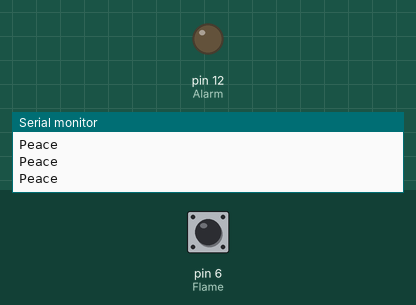
Simulated run of this sketch. Board: Arduino Uno, built with avr-gcc and run on an emulated ATmega328P. Parts: output pins drawn as LEDs (lit = HIGH), the last lines printed to the serial monitor. Dashed ring = blinking. The inputs (shaded band) are chosen by the test bench; at power-on: pin 6 (Flame) HIGH.

Above: at 1.2 s.
1.3 s: pin 6 (Flame) driven LOW
At 2.1 s:
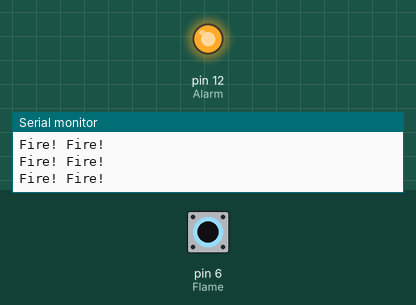
2.8 s: pin 6 (Flame) driven HIGH
At 3.1 s:
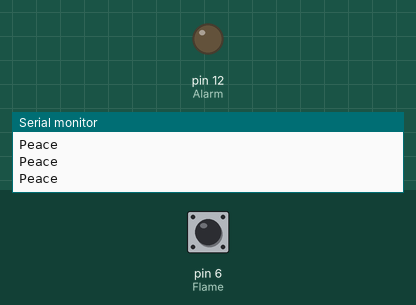
4.3 s: pin 6 (Flame) pulsed LOW 2 times (0.12 s each, 0.3 s apart)
At 4.66 s:
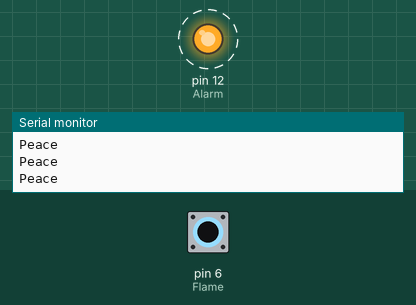
7.9 s: pin 6 (Flame) pulsed LOW 5 times (0.12 s each, 0.3 s apart)
At 9.7 s:
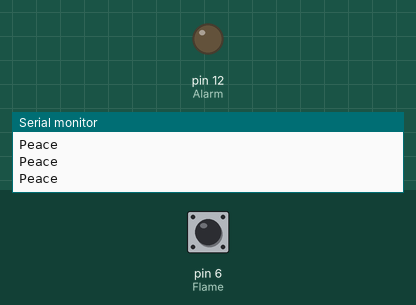
Timing chart, 0 to 11.2 s (numbered marks = the images above; inputs shaded):
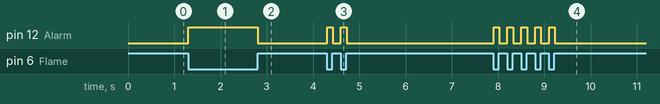

Measured:
- after the input at 1.3 s, pin 12 (Alarm): LOW → HIGH at once
- after the input at 2.8 s, pin 12 (Alarm): HIGH → LOW at once
- after the input at 4.3 s, pin 12 (Alarm): alternates HIGH for 0.12 s and LOW for 0.17 s, 4 changes in all, then stays LOW, starting at once
- after the input at 7.9 s, pin 12 (Alarm): alternates HIGH for 0.12 s and LOW for 0.18 s, 10 changes in all, then stays LOW, starting at once

The sketch:

Fire_Sensor.ino
```cpp
#define Flame 6
#define Alarm 12
void setup()
{
  Serial.begin(9600);
  Serial.println("Fire Alarm");
  pinMode(Flame, INPUT);
  pinMode(Alarm, OUTPUT);
}

void loop()
{
  int fire = digitalRead(Flame);

   if(fire == LOW)
   {
   digitalWrite(Alarm, HIGH);
   Serial.println("Fire! Fire!");
   }

   else
   {
    digitalWrite(Alarm, LOW);
    Serial.println("Peace");
   }

}
```
